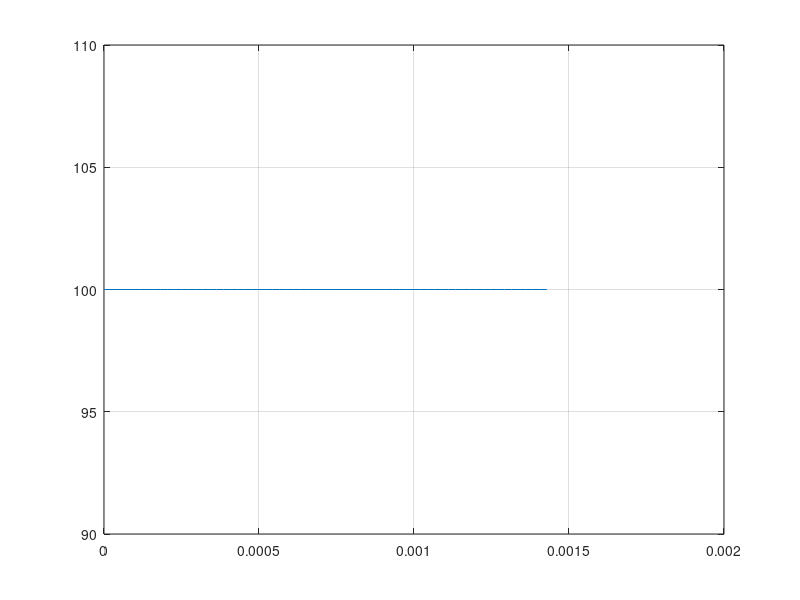

Reproduce this figure in MATLAB. (Note: this script raises an error after producing the figure.)
clear;
clc;

N = 64;
N_bank = 4;

%test = 'sin';
test = 'const';
%test = 'num';

Fd = 44100;

amp_1 = 10000; % e.g. 16 bit ADC
amp_2 = 5000; % 2nd sine

freq_1 = 9000; % Hz
freq_2 = 4500;

phase_1 = 0; % grad
phase_2 = 37;

bias = 0;
time = 0 : 1/Fd : (N - 1)/Fd;

signal = bias + amp_1*sind((freq_1*360).* time + phase_1) + amp_2*sind((freq_2*360).* time + phase_2);

if(strcmp(test, 'sin'))
    fprintf('signal test\n');
elseif(strcmp(test, 'const'))
    fprintf('const test\n');
elseif(strcmp(test, 'num'))
    fprintf('index number test\n');
else
    error('"test" is wrong\n');
end

row = round(N/N_bank);

k = 0;
ram(1:row, 1:N_bank) = zeros;
test_signal(1:N) = zeros;

for i = 1:N_bank
    for j = 1:row
        k = k + 1;
        
        if(strcmp(test, 'sin'))
            test_signal(k) = round(signal(k));
        elseif(strcmp(test, 'const'))
            test_signal(k) = 100;
        elseif(strcmp(test, 'num'))
            test_signal(k) = k - 1;
        end
        
        if(N_bank == 4)
            switch(i)
                case 1
                    ram(j, 1) = test_signal(k);
                case 2
                    ram(j, 3) = test_signal(k);
                case 3
                    ram(j, 2) = test_signal(k);
                case 4
                    ram(j, 4) = test_signal(k);
            end
        else
            error('number ofbank must be equal 4 because of stage writing points bank number must be 1,3,2,4');
        end
    end
end

figure;
plot(time, test_signal);
grid on;

% fft:
temp_fft = fft(test_signal, N)/N;
cnt = 1;

ram_fft(1:row, 1:N_bank) = zeros;
for i = 1:row
    ram_fft(i, 1:4) = real(temp_fft((1 + (i-1)*4) : (4*i))) -...
                      imag(temp_fft((1 + (i-1)*4) : (4*i)));
    cnt = cnt + 1;
end
clear cnt;

%{
% fft:
% 1 stage
ram_buf(1:row, 1:N_bank) = zeros;
for i = 1:row
   ram_buf(i,:) = fft_but4(ram(i,:), N, i-1);
end

ram(1:4, 1:4) =     [ram_buf(1:4,   1), ram_buf(1:4,   2), ram_buf(1:4,   3), ram_buf(1:4,   4)];
ram(5:8, 1:4) =     [ram_buf(5:8,   2), ram_buf(5:8,   3), ram_buf(5:8,   4), ram_buf(5:8,   1)];
ram(9:12, 1:4) =    [ram_buf(9:12,  3), ram_buf(9:12,  4), ram_buf(9:12,  1), ram_buf(9:12,  2)];
ram(13:16, 1:4) =	[ram_buf(13:16, 4), ram_buf(13:16, 1), ram_buf(13:16, 2), ram_buf(13:16, 3)];

clear ram_buf;
ram_buf(1:4, 1:4) =     [ram(1:4, 1), ram(5:8, 4), ram(9:12, 3), ram(13:16, 2)];
ram_buf(5:8, 1:4) =     [ram(1:4, 2), ram(5:8, 1), ram(9:12, 4), ram(13:16, 3)];
ram_buf(9:12, 1:4) =    [ram(1:4, 3), ram(5:8, 2), ram(9:12, 1), ram(13:16, 4)];
ram_buf(13:16, 1:4) =   [ram(1:4, 4), ram(5:8, 3), ram(9:12, 2), ram(13:16, 1)];

ram = ram_buf;

% 2 stage
clear ram_buf;
ram_buf(1:row, 1:N_bank) = zeros;
cnt = 0;
for i = 1:row 
   ram_buf(i,:) = fft_but4(ram(i,:), N/4, cnt);
   
   if(cnt == 3)
       cnt = 0;
   else
       cnt = cnt + 1;
   end
end

for i = 1:4
    t = (i-1)*4;
    
    ram(1+t, 1:4) = [ram_buf(1+t, 1), ram_buf(1+t, 2), ram_buf(1+t, 3), ram_buf(1+t, 4)];
    ram(2+t, 1:4) = [ram_buf(2+t, 2), ram_buf(2+t, 3), ram_buf(2+t, 4), ram_buf(2+t, 1)];
    ram(3+t, 1:4) = [ram_buf(3+t, 3), ram_buf(3+t, 4), ram_buf(3+t, 1), ram_buf(3+t, 2)];
    ram(4+t, 1:4) = [ram_buf(4+t, 4), ram_buf(4+t, 1), ram_buf(4+t, 2), ram_buf(4+t, 3)];
end

clear ram_buf;
ram_buf(1:row, 1:N_bank) = zeros;

for i = 1:4
    t = (i-1)*4;
    
    ram_buf(1+t, 1:4) = [ram(1+t, 1), ram(2+t, 4), ram(3+t, 3), ram(4+t, 2)];
    ram_buf(2+t, 1:4) = [ram(1+t, 2), ram(2+t, 1), ram(3+t, 4), ram(4+t, 3)];
    ram_buf(3+t, 1:4) = [ram(1+t, 3), ram(2+t, 2), ram(3+t, 1), ram(4+t, 4)];
    ram_buf(4+t, 1:4) = [ram(1+t, 4), ram(2+t, 3), ram(3+t, 2), ram(4+t, 1)];
end
    
ram = ram_buf;

% 3 stage
clear ram_buf;
ram_buf(1:row, 1:N_bank) = zeros;
for i = 1:row 
   ram_buf(i,:) = fft_but4(ram(i,:), N/4/4, 4);
end

re = real(ram_buf);
im = imag(ram_buf);
%}
  
% fht:
ram_buf(1:row, 1:N_bank) = zeros;  % 0 stage
for i = 1:row
   temp = fht_double_but([ram(i, 1), ram(i, 2), 0],...
                         [ram(i, 3), ram(i, 4), 0], 0, 0, 1);
   ram_buf(i, :) = [temp(1), temp(3), temp(2), temp(4)];
end

ram(1:row, 1:N_bank) = zeros;  % 1 stage
div = N/8;
for i = 1:div
   temp = fht_double_but([ram_buf(i, 1), ram_buf(i, 2), ram_buf(i, 2)],...
                         [ram_buf(i, 3), ram_buf(i, 4), ram_buf(i, 4)], 0, 1, 4);
   ram(i, 1) = temp(1);
   ram(i, 3) = temp(2);
   ram(i + div, 2) = temp(3);
   ram(i + div, 4) = temp(4);
end
for i = (div + 1):(N/N_bank)
   temp = fht_double_but([ram_buf(i, 1), ram_buf(i, 2), ram_buf(i, 2)],...
                         [ram_buf(i, 3), ram_buf(i, 4), ram_buf(i, 4)], 0, 1, 4);
   ram(i - div, 2) = temp(1);
   ram(i - div, 4) = temp(2);
   ram(i, 1) = temp(3);
   ram(i, 3) = temp(4); 
end

ram_buf(1:row, 1:N_bank) = zeros;  % 2 stage
div = N/16;
for j = 1:2
    for i = (1 + (j-1)*2*div):(div + (j-1)*2*div)
        if(j == 1)
            temp = fht_double_but([ram(i, 1), ram(i, 2), ram(i, 2)],...
                                  [ram(i, 3), ram(i, 4), ram(i, 4)], 0, 2, 8);
        else
            temp = fht_double_but([ram(i, 2), ram(i, 1), ram(i, 3)],...
                                  [ram(i, 4), ram(i, 3), ram(i, 1)], 1, 3, 8);
        end
        
        ram_buf(i, 1) = temp(1);
        ram_buf(i, 3) = temp(2);
        ram_buf(i + div, 2) = temp(3);
        ram_buf(i + div, 4) = temp(4);
    end
    for i = (div + 1 + (j-1)*2*div):(2*div + (j-1)*2*div)
        if(j == 1)
            temp = fht_double_but([ram(i, 1), ram(i, 2), ram(i, 2)],...
                                  [ram(i, 3), ram(i, 4), ram(i, 4)], 0, 2, 8);
        else
            temp = fht_double_but([ram(i, 2), ram(i, 1), ram(i, 3)],...
                                  [ram(i, 4), ram(i, 3), ram(i, 1)], 1, 3, 8);
        end
        
        ram_buf(i - div, 2) = temp(1);
        ram_buf(i - div, 4) = temp(2);
        ram_buf(i, 1) = temp(3);
        ram_buf(i, 3) = temp(4); 
    end  
end

ram(1:row, 1:N_bank) = zeros;  % 3 stage
div = N/32;
for j = 1:4
    for i = (1 + (j-1)*2*div):(div + (j-1)*2*div)
        switch(j)
            case 1
                temp = fht_double_but([ram_buf(i, 1), ram_buf(i, 2), ram_buf(i, 2)],...
                                      [ram_buf(i, 3), ram_buf(i, 4), ram_buf(i, 4)], 0, 4, 16);
            case 2
                temp = fht_double_but([ram_buf(i, 2), ram_buf(i, 1), ram_buf(i, 3)],...
                                      [ram_buf(i, 4), ram_buf(i, 3), ram_buf(i, 1)], 2, 6, 16);
            case 3
                temp = fht_double_but([ram_buf(i, 1), ram_buf(i, 2), ram_buf(i + 2*div, 3)],...
                                      [ram_buf(i, 3), ram_buf(i, 4), ram_buf(i + 2*div, 1)], 1, 5, 16);
            case 4
                temp = fht_double_but([ram_buf(i, 2), ram_buf(i, 1), ram_buf(i - 2*div, 4)],...
                                      [ram_buf(i, 4), ram_buf(i, 3), ram_buf(i - 2*div, 2)], 3, 7, 16);
        end
        
        ram(i, 1) = temp(1);
        ram(i, 3) = temp(2);
        ram(i + div, 2) = temp(3);
        ram(i + div, 4) = temp(4);
    end
    for i = (div + 1 + (j-1)*2*div):(2*div + (j-1)*2*div)
        switch(j)
            case 1
                temp = fht_double_but([ram_buf(i, 1), ram_buf(i, 2), ram_buf(i, 2)],...
                                      [ram_buf(i, 3), ram_buf(i, 4), ram_buf(i, 4)], 0, 4, 16);
            case 2
                temp = fht_double_but([ram_buf(i, 2), ram_buf(i, 1), ram_buf(i, 3)],...
                                      [ram_buf(i, 4), ram_buf(i, 3), ram_buf(i, 1)], 2, 6, 16);
            case 3
                temp = fht_double_but([ram_buf(i, 1), ram_buf(i, 2), ram_buf(i + 2*div, 3)],...
                                      [ram_buf(i, 3), ram_buf(i, 4), ram_buf(i + 2*div, 1)], 1, 5, 16);
            case 4
                temp = fht_double_but([ram_buf(i, 2), ram_buf(i, 1), ram_buf(i - 2*div, 4)],...
                                      [ram_buf(i, 4), ram_buf(i, 3), ram_buf(i - 2*div, 2)], 3, 7, 16);
        end
        
        ram(i - div, 2) = temp(1);
        ram(i - div, 4) = temp(2);
        ram(i, 1) = temp(3);
        ram(i, 3) = temp(4); 
    end  
end

ram_buf(1:row, 1:N_bank) = zeros;  % 4 stage
div = N/64;

sector_size = 1;
sector_cnt = 2;

cos_cnt = 0;
bit_depth = 4; % = number of stage (0..n)

for j = 1:8
    cur_cos_0 = bin2dec(fliplr(dec2bin(cos_cnt, bit_depth)));
    cur_cos_1 = bin2dec(fliplr(dec2bin(cos_cnt + 1, bit_depth)));
    
    for i = (1 + (j-1)*2*div):(2*div + (j-1)*2*div) %(div + (j-1)*2*div)
        if(j == 1)
            temp = fht_double_but([ram(i, 1), ram(i, 2), ram(i, 2)],...
                                  [ram(i, 3), ram(i, 4), ram(i, 4)], cur_cos_0, cur_cos_1, 32);   
        elseif(j == 2)
            temp = fht_double_but([ram(i, 2), ram(i, 1), ram(i, 3)],...
                                  [ram(i, 4), ram(i, 3), ram(i, 1)], cur_cos_0, cur_cos_1, 32);
        elseif(mod(j, 2) == 1)
            temp = fht_double_but([ram(i, 1), ram(i, 2), ram(i + sector_cnt*2*div, 3)],...
                                  [ram(i, 3), ram(i, 4), ram(i + sector_cnt*2*div, 1)],...
                                   cur_cos_0, cur_cos_1, 32);
        else
            temp = fht_double_but([ram(i, 2), ram(i, 1), ram(i + sector_cnt*2*div, 4)],...
                                  [ram(i, 4), ram(i, 3), ram(i + sector_cnt*2*div, 2)],...
                                   cur_cos_0, cur_cos_1, 32);
        end
        
        if(i > (div + (j-1)*2*div))
            ram_buf(i - div, 2) = temp(1);
            ram_buf(i - div, 4) = temp(2);
            ram_buf(i, 1) = temp(3);
            ram_buf(i, 3) = temp(4); 
        else
            ram_buf(i, 1) = temp(1);
            ram_buf(i, 3) = temp(2);
            ram_buf(i + div, 2) = temp(3);
            ram_buf(i + div, 4) = temp(4);
        end
        
        cos_cnt = cos_cnt + 1; % step ?
    end
    
    if((sector_cnt == -(sector_size - 1)) && (j >= 2))
        sector_size = 2*sector_size;
        sector_cnt = sector_size - 1;
    else
        sector_cnt = sector_cnt - 2;
    end
end

ram(1:row, 1:N_bank) = zeros;  % 5 stage
div = N/128;

sector_size = 1;
sector_cnt = 2;

cos_cnt = 0;
bit_depth = 5; % = number of stage (0..n)

for j = 1:16
    cur_cos_0 = bin2dec(fliplr(dec2bin(cos_cnt, bit_depth)));
    cur_cos_1 = bin2dec(fliplr(dec2bin(cos_cnt + 1, bit_depth)));
    
    for i = (1 + (j-1)*2*div):(2*div + (j-1)*2*div) %(div + (j-1)*2*div)
        if(j == 1)
            temp = fht_double_but([ram_buf(i, 1), ram_buf(i, 2), ram_buf(i, 2)],...
                                  [ram_buf(i, 3), ram_buf(i, 4), ram_buf(i, 4)], cur_cos_0, cur_cos_1, 64);   
        elseif(j == 2)
            temp = fht_double_but([ram_buf(i, 2), ram_buf(i, 1), ram_buf(i, 3)],...
                                  [ram_buf(i, 4), ram_buf(i, 3), ram_buf(i, 1)], cur_cos_0, cur_cos_1, 64);
        elseif(mod(j, 2) == 1)
            temp = fht_double_but([ram_buf(i, 1), ram_buf(i, 2), ram_buf(i + sector_cnt*2*div, 3)],...
                                  [ram_buf(i, 3), ram_buf(i, 4), ram_buf(i + sector_cnt*2*div, 1)],...
                                   cur_cos_0, cur_cos_1, 64);
        else
            temp = fht_double_but([ram_buf(i, 2), ram_buf(i, 1), ram_buf(i + sector_cnt*2*div, 4)],...
                                  [ram_buf(i, 4), ram_buf(i, 3), ram_buf(i + sector_cnt*2*div, 2)],...
                                   cur_cos_0, cur_cos_1, 64);
        end
        
%         if(i > (div + (j-1)*2*div))
%             ram(i - 0, 2) = temp(1);
%             ram(i - 0, 4) = temp(2);
%             ram(i, 1) = temp(3);
%             ram(i, 3) = temp(4); 
%         else
            ram(i, 1) = temp(1);
            ram(i, 2) = temp(2);
            ram(i, 3) = temp(3);
            ram(i, 4) = temp(4);
%         end
        
        cos_cnt = cos_cnt + 2;
    end
    
    if((sector_cnt == -(sector_size - 1)) && (j >= 2))
        sector_size = 2*sector_size;
        sector_cnt = sector_size - 1;
    else
        sector_cnt = sector_cnt - 2;
    end
end